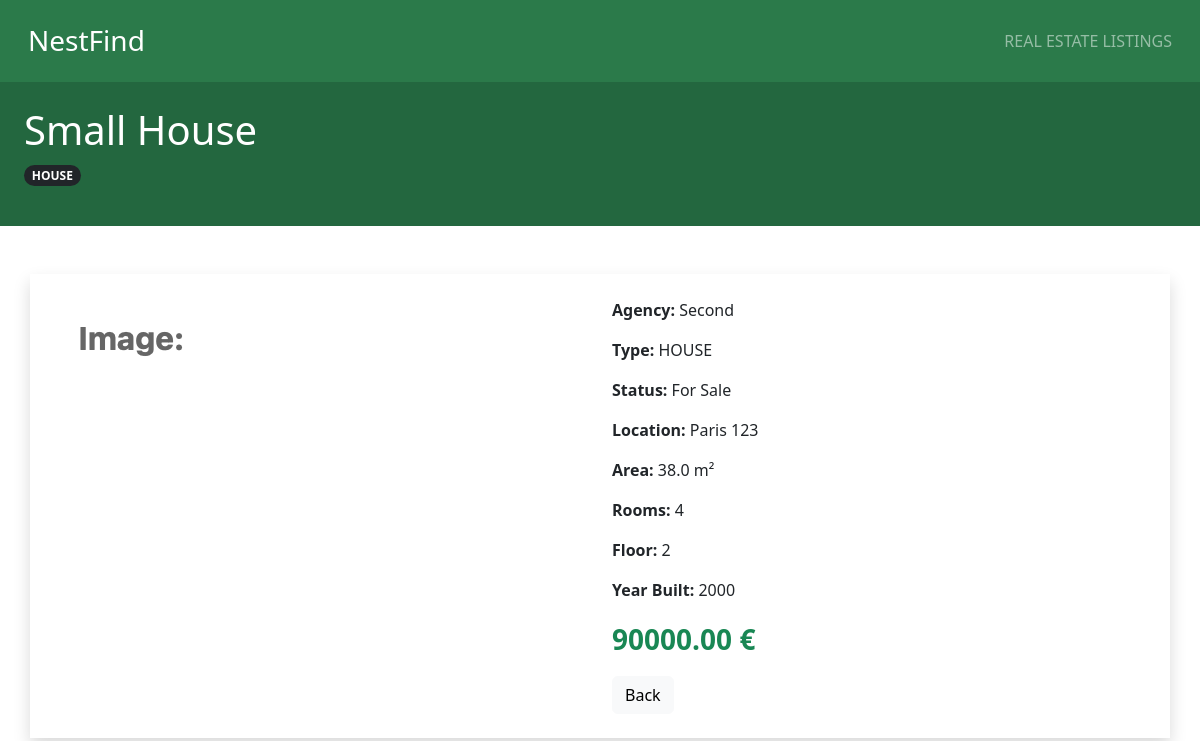
Page /details/1/ on the committed database.
### agency/models.py (models this page shows, shortened)
class Property(models.Model):
    PROPERTY_TYPES = [
        ('HOUSE', 'House'),
        ('APARTMENT', 'Apartment'),
        ('LAND', 'Land'),
        ('COMMERCIAL', 'Commercial'),
        ('STUDIO', 'Studio'),
        ('VILLA', 'Villa'),
        ('OFFICE', 'Office'),
    ]
    STATUS_CHOICES = [
        ('For Sale', 'Sale'),
        ('For Rent', 'Rent'),
        ('Sold', 'Sold'),
        ('Rented','Rented')
    ]
    title = models.CharField(max_length=200)
    image= models.ImageField(upload_to='images/')
    location = models.CharField(max_length=200)
    city = models.CharField(max_length=100)
    area = models.FloatField()
    rooms = models.IntegerField()
    floor = models.IntegerField()
    build_year = models.IntegerField()
    property_type = models.CharField(max_length=20, choices=PROPERTY_TYPES)
    status = models.CharField(max_length=20, choices=STATUS_CHOICES)
    price = models.DecimalField(max_digits=10, decimal_places=2)
    agency = models.ForeignKey('Agency', on_delete=models.CASCADE)

class Agency(models.Model):
    name= models.CharField(max_length=200)
    country = models.CharField(max_length=200)
    city = models.CharField(max_length=200)
    year_founded = models.IntegerField()
    website = models.URLField()
    def __str__(self):
        return self.name

### agency/views.py (the view)
# urls.py: path('details/<int:pk>/',views.detail,name='details')
def detail(request,pk):
    property=get_object_or_404(Property,pk=pk)
    context={'property':property}
    return render(request,'agency/details.html',context)

### agency/templates/agency/details.html (shortened to what this page needs)
{% load static %}
<!DOCTYPE html>
<html>
<head>
    <link rel="stylesheet" href="{% static 'agency/bootstrap.css' %}"/>
</head>
<body>
<nav class="navbar navbar-expand-lg" style="background-color: #2b7a4a;">
    <div class="container-fluid d-flex justify-content-between align-items-center">
        <h3 class="m-3 text-white">NestFind</h3>
        <p class="m-3 text-white-50">REAL ESTATE LISTINGS</p>
    </div>
</nav>
<div class="container-fluid p-4" style="background-color: #23673f; color:white;">
    <h1 class="">{{ property.title }}</h1>
    <p class="text-white- badge rounded-pill bg-dark">
        {{ property.property_type }}
    </p>
</div>
<div class="container mt-5">
    <div class="row shadow p-4">
        <div class="col-md-6">
            <img src="{{ property.image.url }}"
                 class="img-fluid rounded">
        </div>
        <div class="col-md-6">
            <p><strong>Agency:</strong> {{ property.agency }}</p>
            <p><strong>Type:</strong> {{ property.property_type }}</p>
            <p><strong>Status:</strong> {{ property.status }}</p>
            <p><strong>Location:</strong> {{ property.location }}</p>
            <p><strong>Area:</strong> {{ property.area }} m²</p>
            <p><strong>Rooms:</strong> {{ property.rooms }}</p>
            <p><strong>Floor:</strong> {{ property.floor }}</p>
            <p><strong>Year Built:</strong> {{ property.build_year }}</p>
            <p class="fs-3 fw-bold text-success">
                {{ property.price }} €
            </p>
            <a href="/index/" class="btn btn-light">Back</a>
        </div>
    </div>
</div>
</body>
</html>

### rows in the picture
Property: title "Small House", property_type "HOUSE", image (picture), agency "Second", status "For Sale", location "Paris 123", area "38.0", rooms "4", floor "2", build_year "2000", price "90000.00"
